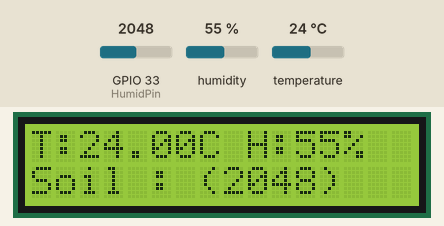
Bench run of a sketch on a simulated ESP32. Parts: 16×2 character LCD. Inputs (shaded band) come from the test bench; at power-on: GPIO 33 (HumidPin) = 2048, humidity 55 %, temperature 24 °C. WiFi joins after 1.5 s; servers stay silent unless stated; random numbers use the default seed unless the sketch sets one; no MQTT or app messages arrive unless stated; not simulated (calls return 0 or success): secrets.h; what the sketch prints to the serial monitor is not drawn.

Above: at 60.1 s.

The sketch:

ESP32MQTT.ino
```cpp
#include <WiFi.h>
#include <PubSubClient.h>
#include "DHT.h"
#include <LiquidCrystal_I2C.h>
#include "secrets.h"

const char* ssid = SECRET_SSID;
const char* password =  SECRET_PASS;
const char* mqttServer = "192.168.0.106";
const int mqttPort = 1883;
const char* MQTTUSER = "esp32";
#define MQTT_SERIAL_PUBLISH_CH "plant/info"

const long interval = 60000;
unsigned long previousMillis = 0;

WiFiClient wifiClient;

PubSubClient client(wifiClient);

#define DHT11PIN 16
#define HumidPin 33

DHT dht(DHT11PIN, DHT11);
LiquidCrystal_I2C lcd(0x27, 16, 2);

void setup_wifi() {
    delay(10);
    Serial.println();
    Serial.print("Connecting to ");
    Serial.println(ssid);
    WiFi.begin(ssid, password);
    while (WiFi.status() != WL_CONNECTED) {
      delay(500);
      Serial.print(".");
    }
    randomSeed(micros());
    Serial.println("");
    Serial.println("WiFi connected");
    Serial.println("IP address: ");
    Serial.println(WiFi.localIP());
}

void reconnect() {
  // Loop until we're reconnected
  while (!client.connected()) {
    Serial.print("Attempting MQTT connection...");
    // Create a random client ID
    String clientId = "ESP32Client-";
    clientId += String(random(0xffff), HEX);
    // Attempt to connect
    if (client.connect(clientId.c_str(),MQTTUSER,"")) {
      Serial.println("connected");
    } else {
      Serial.print("failed, rc=");
      Serial.print(client.state());
      Serial.println(" try again in 5 seconds");
      // Wait 5 seconds before retrying
      delay(5000);
    }
  }
}
void setup() {
  Serial.begin(115200);
  Serial.print("Starting");
  Serial.setTimeout(500);
  setup_wifi();
  client.setServer(mqttServer, mqttPort);
  reconnect();
  dht.begin();
  lcd.init();
  lcd.backlight();
}

void publishSerialData(char *serialData){
  if (!client.connected()) {
    reconnect();
  }
  client.publish(MQTT_SERIAL_PUBLISH_CH, serialData);
}


void loop() {
  unsigned long currentMillis = millis();


  if (currentMillis - previousMillis >= interval) {
    int moistureReading = analogRead(HumidPin);
    int humi = dht.readHumidity();
    float temp = dht.readTemperature();
    lcd.setCursor(0,0);
    lcd.print("T:"+String(temp)+"C H:"+String(humi)+"%");
    lcd.setCursor(0,1);
    lcd.print("Soil : ("+String(moistureReading)+")");

    String message = "{\"ID\":1, \"T\": " + String(temp)+", \"H\": "+ String(humi)+", \"soil\": "+ String(moistureReading)+"}";
    char mqttmessage[message.length()+1];
    message.toCharArray(mqttmessage, message.length()+1);
    previousMillis = currentMillis;

    Serial.print("Sending message to topic ");

    publishSerialData(mqttmessage);


    Serial.println();
  }
}
```
